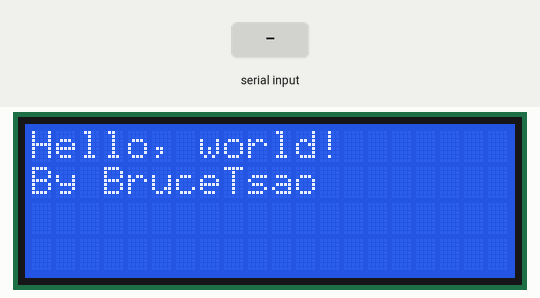
This sketch was run on a simulated Arduino Uno, built with avr-gcc and run on an emulated ATmega328P. Parts: 20×4 character LCD. Inputs (shaded band) come from the test bench. What the sketch prints to the serial monitor is not drawn.

Above: at 2.6 s.
At 11.8 s:
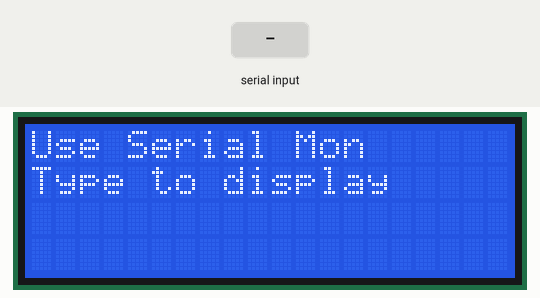
11.9 s: byte 30 received over Serial
At 12.7 s:
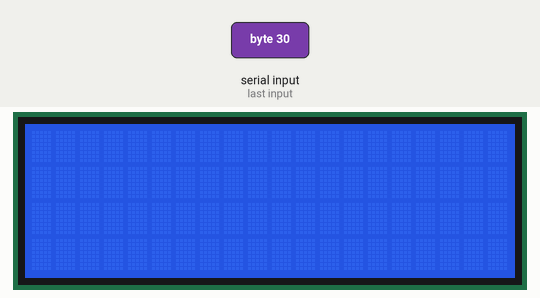
13.5 s: byte 90 received over Serial
15.1 s: byte 120 received over Serial
Timing chart, 0 to 18.1 s (numbered marks = the images above; inputs shaded):
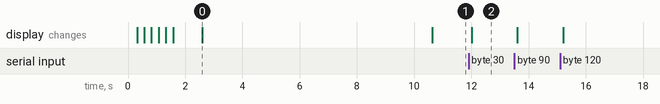

The sketch:

LCDI2C_Ameba_C_2004_OK.ino
```cpp
#include <Wire.h>  // Arduino IDE 內建
// LCD I2C Library，從這裡可以下載：
// https://bitbucket.org/fmalpartida/new-liquidcrystal/downloads
#include <LiquidCrystal_I2C.h>

// Set the pins on the I2C chip used for LCD connections:
//                    addr, en,rw,rs,d4,d5,d6,d7,bl,blpol
LiquidCrystal_I2C lcd(0x27, 2, 1, 0, 4, 5, 6, 7, 3, POSITIVE);  // 設定 LCD I2C 位址

void setup() {
  Serial.begin(9600);  // 用於手動輸入文字
  lcd.begin(20, 4);      // 初始化 LCD，一行 16 的字元，共 2 行，預設開啟背光

  // 閃爍三次
  for(int i = 0; i < 3; i++) {
    lcd.backlight(); // 開啟背光
    delay(250);
    lcd.noBacklight(); // 關閉背光
    delay(250);
  }
  lcd.backlight();

  // 輸出初始化文字
  lcd.setCursor(0, 0); // 設定游標位置在第一行行首
  lcd.print("Hello, world!");
  delay(1000);
  lcd.setCursor(0, 1); // 設定游標位置在第二行行首
  lcd.print("By BruceTsao");
  delay(8000);

  // 告知使用者可以開始手動輸入訊息
  lcd.clear();
  lcd.setCursor(0, 0);
  lcd.print("Use Serial Mon");
  lcd.setCursor(0, 1);
  lcd.print("Type to display");
}

void loop() {
  char ww;
  // 當使用者手動輸入訊息
  if (Serial.available()) {
    // 等待一小段時間，確認資料都接收下來了
    delay(100);
    // 清除舊訊息
    lcd.clear();
    // 讀取新訊息
    while (Serial.available() > 0) {

      ww = Serial.read() ;
      Serial.print("Some Words Coming:(") ;
            Serial.print(ww) ;
                  Serial.print(")\n")  ;
      // 將訊息顯示在 LCD 上
      lcd.write(ww);

    }
  }
}
```

Measured:
- after the input at 11.9 s, the display: changes after 0.11 s (image 2)
- what the display in image 0 shows lasts 8.0 s, from 2.6 s to 10.6 s
